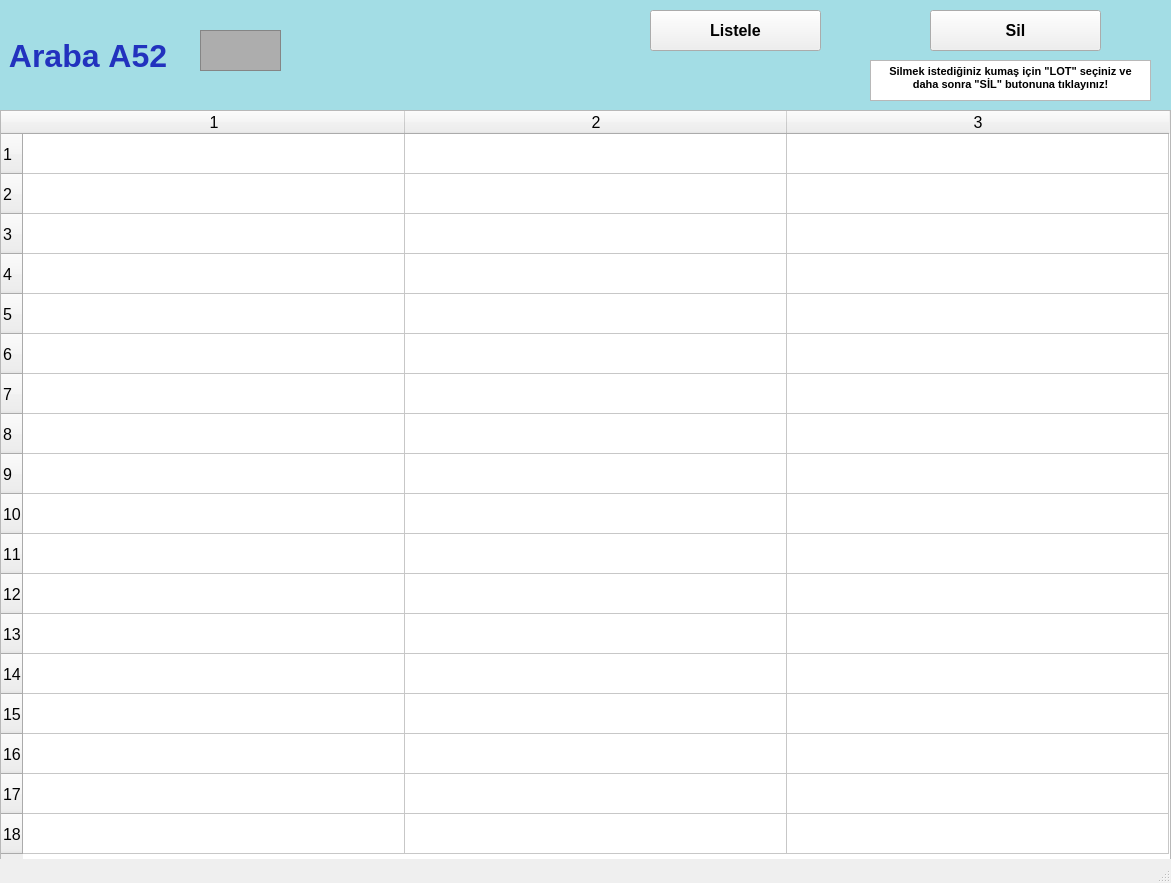
<?xml version="1.0" encoding="UTF-8"?>
<ui version="4.0">
 <class>arabalarA52_ekran</class>
 <widget class="QMainWindow" name="arabalarA52_ekran">
  <property name="geometry">
   <rect>
    <x>0</x>
    <y>0</y>
    <width>1171</width>
    <height>883</height>
   </rect>
  </property>
  <property name="font">
   <font>
    <pointsize>12</pointsize>
    <weight>50</weight>
    <bold>false</bold>
    <kerning>false</kerning>
   </font>
  </property>
  <property name="windowTitle">
   <string/>
  </property>
  <widget class="QWidget" name="centralwidget">
   <widget class="QLabel" name="arabaA1yazi_lbl">
    <property name="geometry">
     <rect>
      <x>0</x>
      <y>0</y>
      <width>1171</width>
      <height>111</height>
     </rect>
    </property>
    <property name="font">
     <font>
      <pointsize>24</pointsize>
      <weight>75</weight>
      <bold>true</bold>
     </font>
    </property>
    <property name="styleSheet">
     <string notr="true">background-color: rgb(163, 221, 229);
color: rgb(34, 50, 190);</string>
    </property>
    <property name="text">
     <string> Araba A52</string>
    </property>
   </widget>
   <widget class="QFrame" name="arabaA1_img">
    <property name="geometry">
     <rect>
      <x>200</x>
      <y>30</y>
      <width>81</width>
      <height>41</height>
     </rect>
    </property>
    <property name="styleSheet">
     <string notr="true">background-color: rgb(173, 173, 173);</string>
    </property>
    <property name="frameShape">
     <enum>QFrame::StyledPanel</enum>
    </property>
    <property name="frameShadow">
     <enum>QFrame::Raised</enum>
    </property>
   </widget>
   <widget class="QPushButton" name="listele52_btn">
    <property name="geometry">
     <rect>
      <x>650</x>
      <y>10</y>
      <width>171</width>
      <height>41</height>
     </rect>
    </property>
    <property name="font">
     <font>
      <pointsize>12</pointsize>
      <weight>75</weight>
      <bold>true</bold>
     </font>
    </property>
    <property name="text">
     <string>Listele</string>
    </property>
   </widget>
   <widget class="QTableWidget" name="A52_tw">
    <property name="geometry">
     <rect>
      <x>0</x>
      <y>110</y>
      <width>1171</width>
      <height>751</height>
     </rect>
    </property>
    <property name="baseSize">
     <size>
      <width>0</width>
      <height>0</height>
     </size>
    </property>
    <property name="rowCount">
     <number>18</number>
    </property>
    <property name="columnCount">
     <number>3</number>
    </property>
    <attribute name="horizontalHeaderVisible">
     <bool>true</bool>
    </attribute>
    <attribute name="horizontalHeaderCascadingSectionResizes">
     <bool>false</bool>
    </attribute>
    <attribute name="horizontalHeaderDefaultSectionSize">
     <number>382</number>
    </attribute>
    <attribute name="horizontalHeaderMinimumSectionSize">
     <number>38</number>
    </attribute>
    <attribute name="verticalHeaderDefaultSectionSize">
     <number>40</number>
    </attribute>
    <attribute name="verticalHeaderMinimumSectionSize">
     <number>23</number>
    </attribute>
    <row/>
    <row/>
    <row/>
    <row/>
    <row/>
    <row/>
    <row/>
    <row/>
    <row/>
    <row/>
    <row/>
    <row/>
    <row/>
    <row/>
    <row/>
    <row/>
    <row/>
    <row/>
    <column/>
    <column/>
    <column/>
   </widget>
   <widget class="QPushButton" name="sil52_btn">
    <property name="geometry">
     <rect>
      <x>930</x>
      <y>10</y>
      <width>171</width>
      <height>41</height>
     </rect>
    </property>
    <property name="font">
     <font>
      <pointsize>12</pointsize>
      <weight>75</weight>
      <bold>true</bold>
     </font>
    </property>
    <property name="text">
     <string>Sil</string>
    </property>
   </widget>
   <widget class="QTextBrowser" name="textBrowser">
    <property name="geometry">
     <rect>
      <x>870</x>
      <y>60</y>
      <width>281</width>
      <height>41</height>
     </rect>
    </property>
    <property name="html">
     <string>&lt;!DOCTYPE HTML PUBLIC &quot;-//W3C//DTD HTML 4.0//EN&quot; &quot;http://www.w3.org/TR/REC-html40/strict.dtd&quot;&gt;
&lt;html&gt;&lt;head&gt;&lt;meta name=&quot;qrichtext&quot; content=&quot;1&quot; /&gt;&lt;style type=&quot;text/css&quot;&gt;
p, li { white-space: pre-wrap; }
&lt;/style&gt;&lt;/head&gt;&lt;body style=&quot; font-family:'MS Shell Dlg 2'; font-size:12pt; font-weight:400; font-style:normal;&quot;&gt;
&lt;p align=&quot;center&quot; style=&quot; margin-top:0px; margin-bottom:0px; margin-left:0px; margin-right:0px; -qt-block-indent:0; text-indent:0px;&quot;&gt;&lt;span style=&quot; font-size:8pt; font-weight:600;&quot;&gt;Silmek istediğiniz kumaş için &amp;quot;LOT&amp;quot; seçiniz ve daha sonra &amp;quot;SİL&amp;quot; butonuna tıklayınız!&lt;/span&gt;&lt;/p&gt;&lt;/body&gt;&lt;/html&gt;</string>
    </property>
   </widget>
  </widget>
  <widget class="QStatusBar" name="statusbar"/>
 </widget>
 <resources/>
 <connections/>
</ui>
